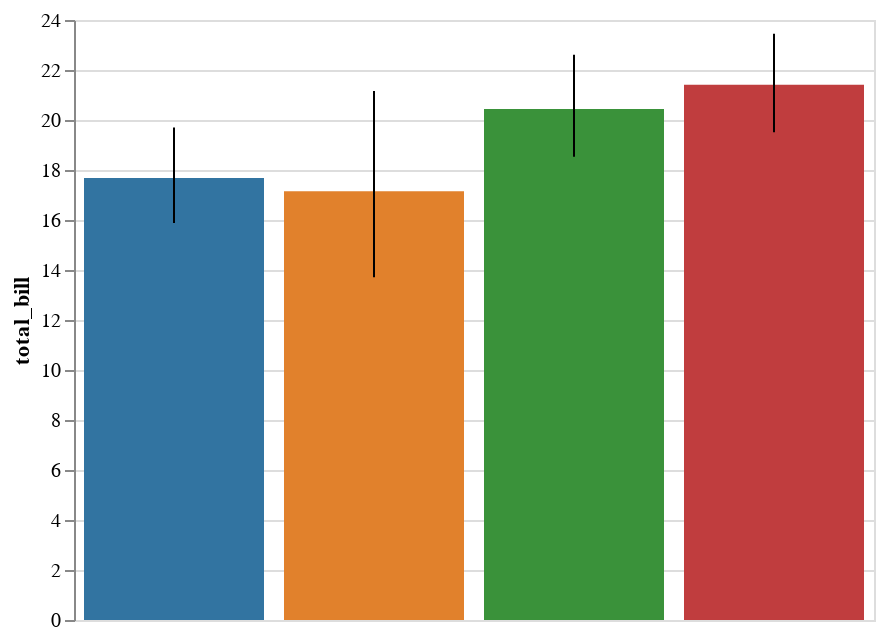

Write notebook code for a chart like this one.
### Markdown cell above
# barplot

### Code cell
tips = sns.load_dataset("tips")
display(salt.barplot(x="day", y="total_bill", data=tips))
ax = sns.barplot(x="day", y="total_bill", data=tips)

### Figure 1 — Vega-Lite specification as saved in the notebook (floating-point values rounded to 4 significant figures)
{"$schema": "https://vega.github.io/schema/vega-lite/v2.4.1.json", "config": {"view": {"height": 300, "width": 400}}, "data": {"values": [{"c": "rgb(49.62499999999999, 115.62499999999996, 161.37500000000003)", "ci0": 15.88, "ci1": 19.7, "day": "Thur", "total_bill": 17.68}, {"c": "rgb(224.87499999999997, 128.875, 44.12500000000004)", "ci0": 13.71, "ci1": 21.16, "day": "Fri", "total_bill": 17.15}, {"c": "rgb(58.49999999999999, 145.50000000000003, 58.49999999999999)", "ci0": 18.53, "ci1": 22.61, "day": "Sat", "total_bill": 20.44}, {"c": "rgb(192.125, 60.87500000000001, 61.62499999999999)", "ci0": 19.51, "ci1": 23.45, "day": "Sun", "total_bill": 21.41}]}, "layer": [{"encoding": {"color": {"field": "c", "scale": null, "type": "nominal"}, "x": {"axis": {"title": "day"}, "field": "day", "sort": null, "type": "nominal"}, "y": {"axis": {"title": "total_bill"}, "field": "total_bill", "type": "quantitative"}}, "mark": "bar", "selection": {"selector001": {"bind": "scales", "encodings": ["x", "y"], "mark": {"fill": "#333", "fillOpacity": 0.125, "stroke": "white"}, "on": "[mousedown, window:mouseup] > window:mousemove!", "resolve": "global", "translate": "[mousedown, window:mouseup] > window:mousemove!", "type": "interval", "zoom": "wheel!"}}}, {"encoding": {"x": {"axis": null, "field": "day", "sort": null, "type": "nominal"}, "y": {"field": "ci0", "type": "quantitative"}, "y2": {"field": "ci1", "type": "quantitative"}}, "mark": "rule"}]}
